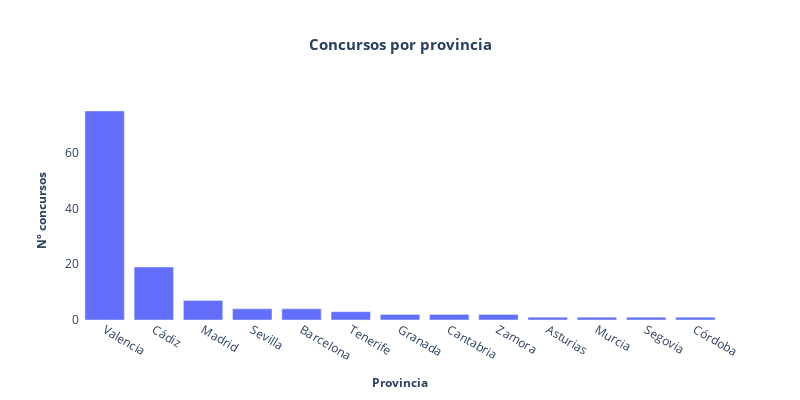

Source (notebook cell):
### Code cell
# Convert concursos_provincias to DataFrame for plotting
df_provincias = pd.DataFrame(concursos_provincias, columns=['Provincia', 'Nº concursos'])

fig = px.bar(df_provincias, x='Provincia', y='Nº concursos', title = "Concursos por provincia")
fig.update_layout(
    width=800, 
    height=400,
    title_font=dict(size = 15, weight='bold'),
    title_x=0.5,
    xaxis_title=dict(text='Provincia', font=dict(size = 12, weight='bold')),
    yaxis_title=dict(text='Nº concursos', font=dict(size = 12, weight='bold')),
    plot_bgcolor='white'
)
fig.show()

### Figure 1 — Plotly figure (JSON) as saved in the notebook; plotly's stock layout.template omitted (floating-point values rounded to 4 significant figures)
{"data": [{"hovertemplate": "Provincia=%{x}<br>Nº concursos=%{y}<extra></extra>", "legendgroup": "", "marker": {"color": "#636efa", "pattern": {"shape": ""}}, "name": "", "orientation": "v", "showlegend": false, "textposition": "auto", "type": "bar", "x": ["Valencia", "Cádiz", "Madrid", "Sevilla", "Barcelona", "Tenerife", "Granada", "Cantabria", "Zamora", "Asturias", "Murcia", "Segovia", "Córdoba"], "xaxis": "x", "y": [75, 19, 7, 4, 4, 3, 2, 2, 2, 1, 1, 1, 1], "yaxis": "y"}], "layout": {"barmode": "relative", "height": 400, "legend": {"tracegroupgap": 0}, "plot_bgcolor": "white", "title": {"font": {"size": 15, "weight": "bold"}, "text": "Concursos por provincia", "x": 0.5}, "width": 800, "xaxis": {"anchor": "y", "domain": [0, 1], "title": {"font": {"size": 12, "weight": "bold"}, "text": "Provincia"}}, "yaxis": {"anchor": "x", "domain": [0, 1], "title": {"font": {"size": 12, "weight": "bold"}, "text": "Nº concursos"}}}}
